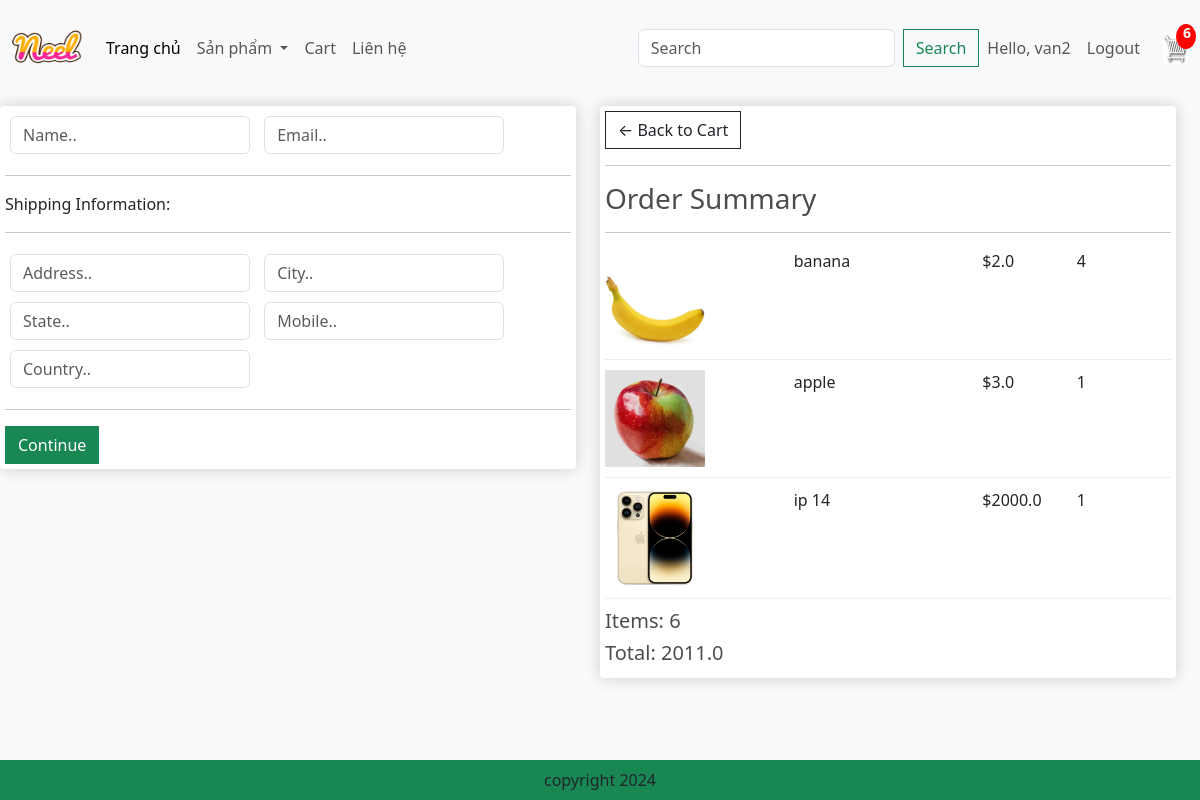
/checkout/ (signed in), run on an earlier commit of the app's database.
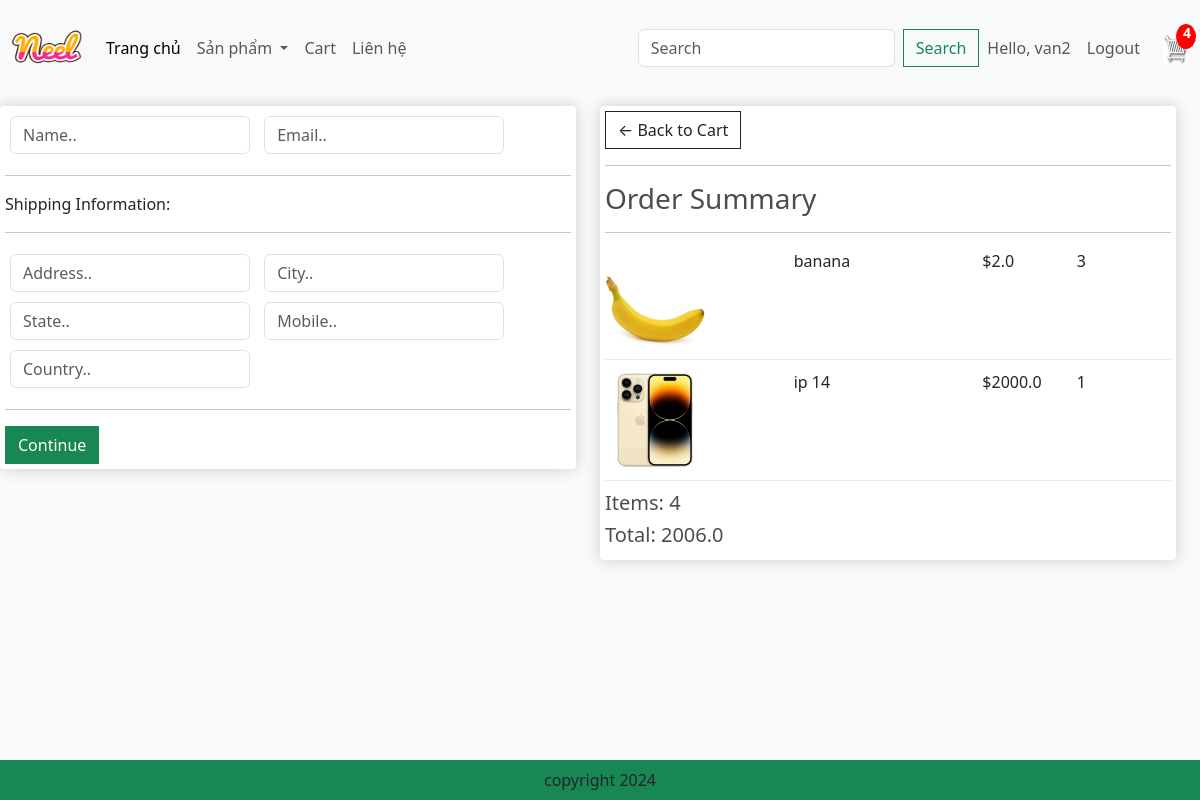
And on a later commit of the database.
### app/models.py (models this page shows, shortened)
class OrderItem(models.Model):
    product = models.ForeignKey(Product, on_delete=models.SET_NULL, blank=True, null=True)
    order = models.ForeignKey(Order, on_delete=models.SET_NULL, blank=True, null=True)
    quantity = models.IntegerField(default=0, null=True, blank=True)
    date_added = models.DateTimeField(auto_now_add=True)
    @property
    def get_total(self):
        total = self.product.price * self.quantity
        return total

class Product(models.Model):
    category = models.ForeignKey(Category, related_name='products', on_delete=models.CASCADE, null=True)
    name = models.CharField(max_length=200, null=True)
    price = models.FloatField()
    digital = models.BooleanField(default=False, null=True, blank=False)
    image = models.ImageField(null=True, blank=True)
    detail = models.TextField(null=True, blank=True)
    @property
    def ImageURL(self):
        try:
            url = self.image.url
        except:
            url = ''
        return url

class Order(models.Model):
    customer = models.ForeignKey(User, on_delete=models.SET_NULL, blank=True, null=True)
    date_ordered = models.DateTimeField(auto_now_add=True)
    complete = models.BooleanField(default=False, null=True, blank=False)
    transaction_id = models.CharField(max_length=200, null=True)
    @property
    def get_cart_items(self):
        orderitems = self.orderitem_set.all()
        total = sum([item.quantity for item in orderitems])
        return total
    @property
    def get_cart_total(self):
        orderitems = self.orderitem_set.all()
        total = sum([item.get_total for item in orderitems])
        return total

### app/views.py (the view)
# urls.py: path('checkout/', views.checkout, name='checkout'),
def checkout(request):
    if request.user.is_authenticated:
        customer = request.user
        order, created = Order.objects.get_or_create(customer=customer, complete=False)
        items = order.orderitem_set.all()
        cartItems = order.get_cart_items
    else:
        items = []
        order = {'get_cart_items': 0, 'get_cart_total': 0}
        cartItems = order['get_cart_items']
    categories = Category.objects.filter(is_sub=False)
    context = {'items': items, 'order': order, 'cartItems': cartItems, 'categories': categories}
    return render(request, 'app/checkout.html', context)

### app/templates/app/checkout.html (shortened to what this page needs)
{% extends 'app/base.html' %}
{% load static %}
{% block content_checkout %}
     <div class="row" style="width: 100%">
		<div class="col-lg-6">
			<div class="box-element" id="form-wrapper">
				<form id="form">
					<div id="user-info">
						<div class="form-field">
							<input required class="form-control" type="text" name="name" placeholder="Name..">
						</div>
						<div class="form-field">
							<input required class="form-control" type="email" name="email" placeholder="Email..">
						</div>
					</div>
					<div id="shipping-info">
						<hr>
						<p>Shipping Information:</p>
						<hr>
						<div class="form-field">
							<input class="form-control" type="text" name="address" placeholder="Address..">
						</div>
						<div class="form-field">
							<input class="form-control" type="text" name="city" placeholder="City..">
						</div>
						<div class="form-field">
							<input class="form-control" type="text" name="state" placeholder="State..">
						</div>
						<div class="form-field">
							<input class="form-control" type="text" name="mobile" placeholder="Mobile..">
						</div>
						<div class="form-field">
							<input class="form-control" type="text" name="country" placeholder="Country..">
						</div>
					</div>
					<hr>
					<input id="form-button" class="btn btn-success btn-block" type="submit" value="Continue">
				</form>
			</div>
			<br>
		</div>
		<div class="col-lg-6">
			<div class="box-element">
				<a  class="btn btn-outline-dark" href="{% url 'cart' %}">&#x2190; Back to Cart</a>
				<hr>
				<h3>Order Summary</h3>
				<hr>
				{% for item in items %}
				<div class="cart-row">
					<div style="flex:2"><img class="row-image" src="{{item.product.ImageURL}}"></div>
					<div style="flex:2"><p>{{item.product.name}}</p></div>
					<div style="flex:1"><p>${{item.product.price}}</p></div>
					<div style="flex:1"><p>{{item.quantity}}</p></div>
				</div>
				{% endfor %}
				<h5>Items:  {{order.get_cart_items}}</h5>
				<h5>Total:  {{order.get_cart_total}}</h5>
			</div>
		</div>
	</div>
{% endblock content_checkout %}

### app/templates/app/base.html (shortened to what this page needs)
{% load static %}
<!DOCTYPE html>
<html>
    <head>
        <link href="https://cdn.jsdelivr.net/npm/bootstrap@5.3.8/dist/css/bootstrap.min.css" rel="stylesheet">
        <link href="{% static 'app/css/style.css' %}" rel="stylesheet">
        <link href="{% static 'app/css/owl.carousel.min.css' %}" rel="stylesheet">
        <link href="{% static 'app/css/all.min.css' %}" rel="stylesheet">
        <link href="{% static 'app/css/main.css' %}" rel="stylesheet" type="text/css">
    </head>
    <body>
        <nav class="navbar navbar-expand-lg bg-body-tertiary">
            <div class="container-fluid">
                <a class="navbar-brand" href="{% url 'home' %}">
                    <img src = "{% static 'app/images/Neel.png' %}" width = "70" height = "70" />
                </a>
                <div class="collapse navbar-collapse" id="navbarSupportedContent">
                    <ul class="navbar-nav me-auto mb-2 mb-lg-0">
                        <li class="nav-item">
                            <a class="nav-link active" aria-current="page" href="{% url 'home' %}">Trang chủ</a>
                        </li>
                        <li class="nav-item dropdown">
                            <a class="nav-link dropdown-toggle" href="#" role="button" data-bs-toggle="dropdown" aria-expanded="false">
                                Sản phẩm
                            </a>
                        </li>
                        <li class="nav-item">
                            <a class="nav-link" href="{% url 'cart' %}">Cart</a>
                        </li>
                        <li class="nav-item">
                            <a class="nav-link" href="#">Liên hệ</a>
                        </li>
                    </ul>
                    <form class="d-flex" role="search" method= "POST" action = "{% url 'search' %}">
                        <input class="form-control me-2" type="search" placeholder="Search" aria-label="Search" name = "searched"/>
                        <button class="btn btn-outline-success" type="submit">Search</button>
                    </form>
                </div>
                <ul class="navbar-nav ms-auto align-items-center">
                    {% if request.user.is_authenticated %}
                    <li class="nav-item">
                        <span class="nav-link">Hello, {{ request.user }}</span>
                    </li>
                    <li class="nav-item">
                        <a class="nav-link" href="{% url 'logout' %}">Logout</a>
                    </li>
                    {% endif %}
                    <li class="nav-item">
                        <div class="cart-container">
                            <a href="{% url 'cart' %}">
                                <img id="cart-icon" src="{% static 'app/images/cart.jpg' %}">
                            </a>
                            <span id="cart-total">{{ cartItems }}</span>
                        </div>
                    </li>
                </ul>
            </div>
        </nav>
        {% block content_checkout %}{% endblock %}
        <footer class = "container--fluid bg-success text-center fixed-bottom p-2 mt-5">
            copyright 2024
        </footer>
    </body>
</html>

What changed in the data, as far as the page shows it:
removed OrderItem: product.ImageURL (picture), product.name "apple", product.price "3.0", quantity "1"
changed OrderItem "banana": quantity "4" → "3"
changed through a linked row, Order: get_cart_items "6" → "4"; get_cart_total "2011.0" → "2006.0"
Also different on the page:
{{ cartItems }}: "6" → "4"
